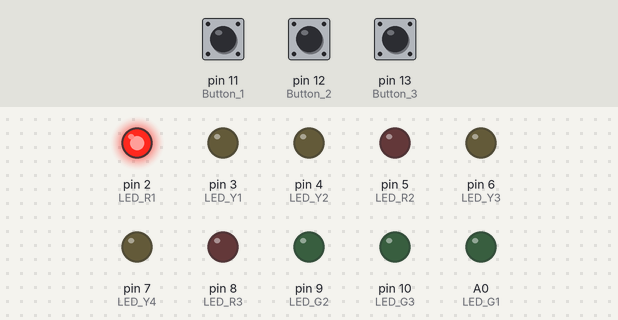
This sketch was run on a simulated Arduino Uno, built with avr-gcc and run on an emulated ATmega328P. Parts: output pins drawn as LEDs (lit = HIGH). Dashed ring = blinking. The test bench sets the inputs (shaded band); at power-on: pin 12 (Button_2) LOW, pin 11 (Button_1) LOW, pin 13 (Button_3) LOW.

Above: at 1.2 s.
1.3 s: pin 12 (Button_2) pulled HIGH for 0.15 s
At 3.9 s:
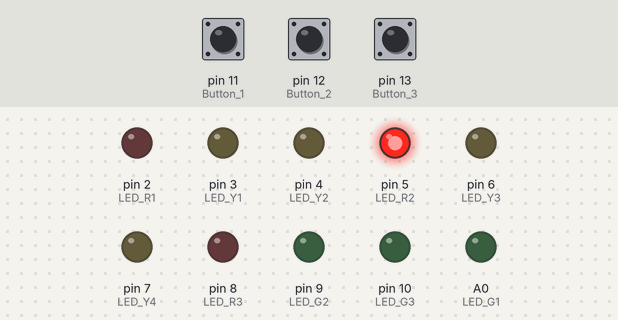
4.3 s: pin 11 (Button_1) pulled HIGH for 0.15 s
At 4.45 s:
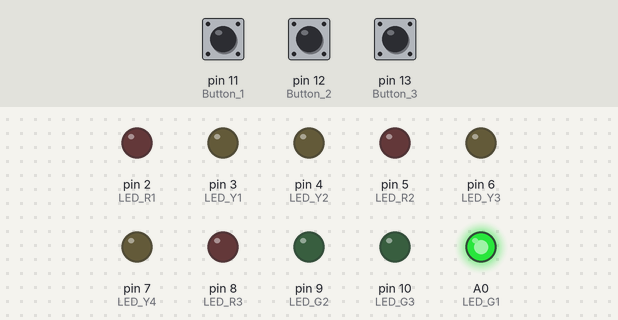
7.3 s: pin 13 (Button_3) pulled HIGH for 0.15 s
At 10.15 s:
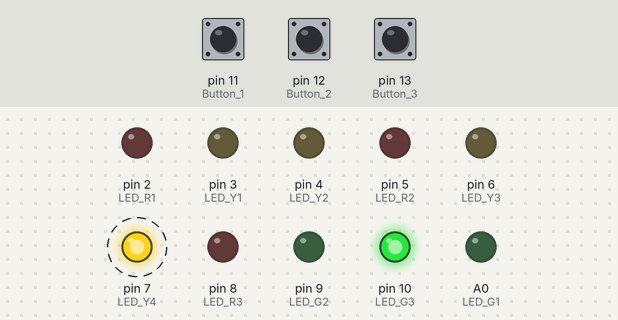
10.3 s: pin 11 (Button_1) pulled HIGH for 1 s
At 11.35 s:
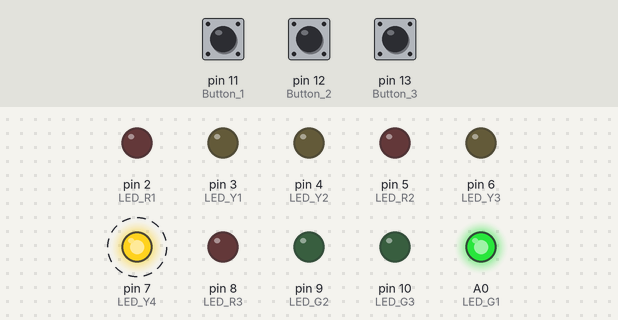
13.3 s: pin 12 (Button_2) pulled HIGH for 3.2 s
At 14.95 s:
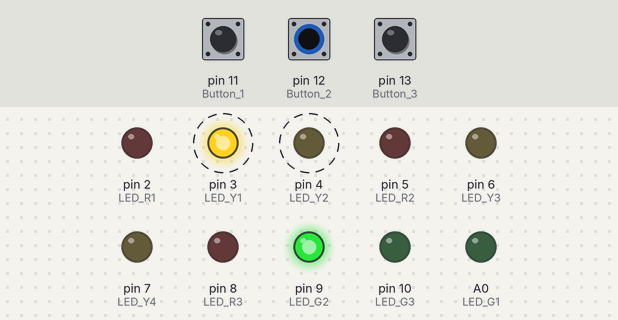
18.0 s: pin 11 (Button_1) pulled HIGH for 3.2 s
At 18.45 s:
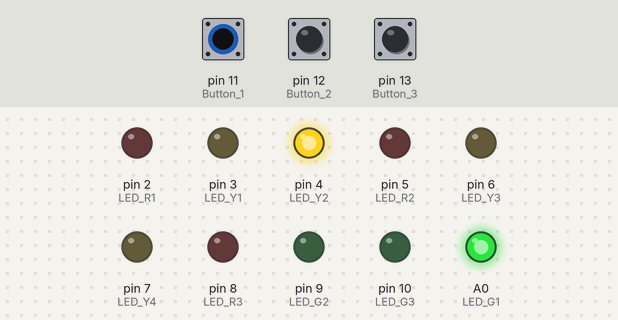
Timing chart, 0 to 21.3 s (numbered marks = the images above; inputs shaded):
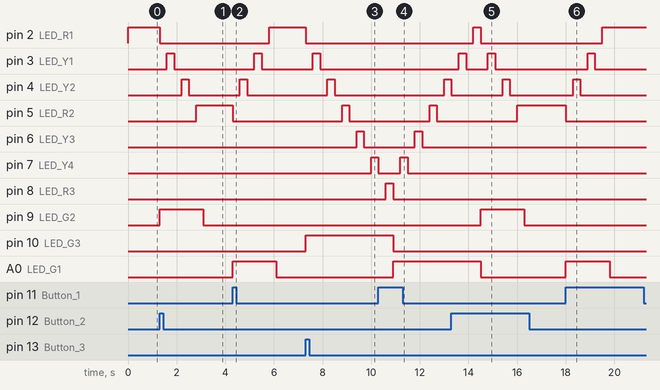

The sketch:

Elevator_oneday.ino
```cpp
const int LED_R1 = 2;
const int LED_Y1 = 3;
const int LED_Y2 = 4;
const int LED_R2 = 5;
const int LED_Y3 = 6;
const int LED_Y4 = 7;
const int LED_R3 = 8;
const int LED_G1 = A0;
const int LED_G2 = 9;
const int LED_G3 = 10;
const int Button_1 = 11;
const int Button_2 = 12;
const int Button_3 = 13;
bool Button_flag;
int current_floor;
int NEXT_floor;
unsigned long time_start, time_current, time_previous;

// const int LED_list[7] = {LED_R1,LED_Y1,LED_Y2,LED_R2,LED_Y3,LED_Y4,LED_R3};

int buttonPress_1() {
  int press;
  int buttonState;
  int NEXT_floor = 2;
  static int prevButtonState = LOW;
  buttonState = digitalRead(Button_1);
  press = (buttonState == HIGH && prevButtonState == LOW);
  prevButtonState = buttonState;
  return press;
}

int buttonPress_2() {
  int press;
  int buttonState;
  int NEXT_floor = 5;
  static int prevButtonState = LOW;
  buttonState = digitalRead(Button_2);
  press = (buttonState == HIGH && prevButtonState == LOW);
  prevButtonState = buttonState;
  return press;
}

int buttonPress_3() {

  int press;
  int buttonState;
  int NEXT_floor = 8;
  static int prevButtonState = LOW;
  buttonState = digitalRead(Button_3);
  press = (buttonState == HIGH && prevButtonState == LOW);
  prevButtonState = buttonState;
  return press;
}

void current_floor_LED()
{
  if (digitalRead(LED_R1) == HIGH)
  {
    current_floor = 2;

  }
  else if (digitalRead(LED_R2) == HIGH)
  {
    current_floor = 5;

  }
  else if (digitalRead(LED_R3) == HIGH)
  {
    current_floor = 8;
  }
}

void move_floor(int current_floor, int NEXT_floor)
{
  unsigned char j;
  if (NEXT_floor > current_floor)
  {
    for(j = current_floor; j < NEXT_floor; j++)
    {
      digitalWrite(j, LOW);
      delay(300);
      digitalWrite(j+1, HIGH);
      delay(300);
    }
  }
  if (NEXT_floor < current_floor)
  {
    for (j = current_floor; j > NEXT_floor; j--)
    {
      digitalWrite(j, LOW);
      delay(300);
      digitalWrite(j-1, HIGH);
      delay(300);
    }
  }
}

void setup()
{
  Serial.begin(9600);
  pinMode(LED_R1, OUTPUT);
  pinMode(LED_Y1, OUTPUT);
  pinMode(LED_Y2, OUTPUT);
  pinMode(LED_R2, OUTPUT);
  pinMode(LED_Y3, OUTPUT);
  pinMode(LED_Y4, OUTPUT);
  pinMode(LED_R3, OUTPUT);
  pinMode(LED_G1, OUTPUT);
  pinMode(LED_G2, OUTPUT);
  pinMode(LED_G3, OUTPUT);
  pinMode(Button_1, INPUT);
  pinMode(Button_2, INPUT);
  pinMode(Button_3, INPUT);
  Button_flag = false;
  digitalWrite(LED_R1, HIGH);
  current_floor = 2;

}

void loop()
{
  if (buttonPress_1() == true)
  {
    analogWrite(LED_G1, 255);

    current_floor_LED();

    NEXT_floor = 2;
    move_floor(current_floor, NEXT_floor);

    digitalWrite(LED_R1, HIGH);
    analogWrite(LED_G1, 0);
  }

  if (buttonPress_2() == true)
  {
    analogWrite(LED_G2, 255);
    current_floor_LED();
    NEXT_floor = 5;
    move_floor(current_floor, NEXT_floor);
    digitalWrite(LED_R2, HIGH);
    analogWrite(LED_G2, 0);
  }

  if   (buttonPress_3() == true)
  {
    analogWrite(LED_G3, 255);
    current_floor_LED();
    NEXT_floor = 8;
    move_floor(current_floor, NEXT_floor);
    digitalWrite(LED_R3, HIGH);
    analogWrite(LED_G3, 0);
  }
}
```

Measured:
- after the input at 1.3 s, pin 2 (LED_R1): HIGH → LOW at once; pin 3 (LED_Y1): LOW → HIGH after 0.30 s, → LOW 0.30 s later; pin 4 (LED_Y2): LOW → HIGH after 0.90 s, → LOW 0.30 s later; pin 5 (LED_R2): LOW → HIGH after 1.5 s; pin 9 (LED_G2): LOW → HIGH at once, → LOW 1.8 s later
- after the input at 4.3 s, pin 2 (LED_R1): LOW → HIGH after 1.5 s; pin 3 (LED_Y1): LOW → HIGH after 0.90 s, → LOW 0.30 s later; pin 4 (LED_Y2): LOW → HIGH after 0.30 s, → LOW 0.30 s later; pin 5 (LED_R2): HIGH → LOW at once; A0 (LED_G1): LOW → HIGH at once, → LOW 1.8 s later
- after the input at 7.3 s, pin 2 (LED_R1): HIGH → LOW at once; pin 3 (LED_Y1): LOW → HIGH after 0.30 s, → LOW 0.30 s later; pin 4 (LED_Y2): LOW → HIGH after 0.90 s, → LOW 0.30 s later; pin 5 (LED_R2): LOW → HIGH after 1.5 s, → LOW 0.30 s later; pin 6 (LED_Y3): LOW → HIGH after 2.1 s, → LOW 0.30 s later
- after the input at 10.3 s, pin 4 (LED_Y2): LOW → HIGH after 2.7 s; pin 5 (LED_R2): LOW → HIGH after 2.1 s, → LOW 0.30 s later; pin 6 (LED_Y3): LOW → HIGH after 1.5 s, → LOW 0.30 s later; A0 (LED_G1): LOW → HIGH after 0.60 s
- after the input at 13.3 s, pin 5 (LED_R2): LOW → HIGH after 2.7 s; pin 9 (LED_G2): LOW → HIGH after 1.2 s, → LOW 1.8 s later
- after the input at 18.0 s, pin 2 (LED_R1): LOW → HIGH after 1.5 s; pin 3 (LED_Y1): LOW → HIGH after 0.90 s, → LOW 0.30 s later; pin 4 (LED_Y2): LOW → HIGH after 0.30 s, → LOW 0.30 s later; pin 5 (LED_R2): HIGH → LOW at once; A0 (LED_G1): LOW → HIGH at once, → LOW 1.8 s later
